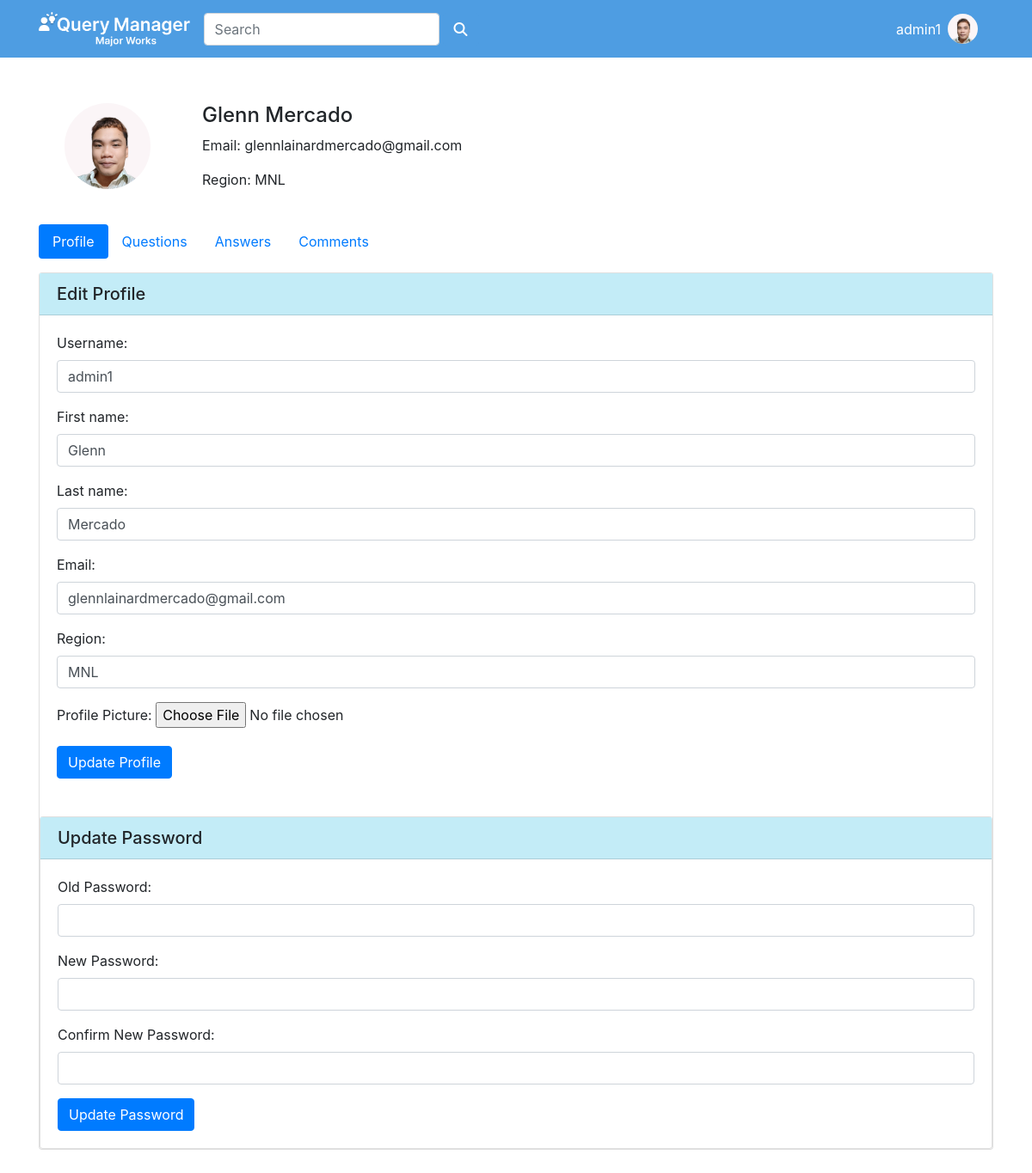
Page /QueryManager/accounts/profile/ (signed in) on the committed database.
### main/models.py (models this page shows)
class CustomUser(AbstractUser):
    region = models.CharField(max_length=200)
    email = models.EmailField(blank=False, null=False)
    profile_picture = models.ImageField(upload_to='profile_pics/', blank=True, null=True)
    history = HistoricalRecords()

### main/views.py (the view, shortened to what this page needs)
# urls.py: path('QueryManager/accounts/profile/', views.profile, name='profile'),
@login_required
def profile(request):
    quests = Question.objects.filter(user=request.user).order_by('-id')
    answers = Answer.objects.filter(user=request.user).order_by('-id')
    comments = Comment.objects.filter(user=request.user).order_by('-id')
    upvotes = UpVote.objects.filter(user=request.user).order_by('-id')
    downvotes = DownVote.objects.filter(user=request.user).order_by('-id')
    profile_form = ProfileForm(instance=request.user)
    password_form = PasswordChangeForm(user=request.user)
    return render(request, 'registration/profile.html', {
        'quests': quests,
        'answers': answers,
        'comments': comments,
        'upvotes': upvotes,
        'downvotes': downvotes,
        'profile_form': profile_form,
        'password_form': password_form,
    })

### main/forms.py
class ProfileForm(ModelForm):
    class Meta:
        model = CustomUser
        fields = ('first_name', 'last_name', 'username', 'region', 'email', 'profile_picture')
    def __init__(self, *args, **kwargs):
        super(ProfileForm, self).__init__(*args, **kwargs)
        for field_name, field in self.fields.items():
            field.widget.attrs['class'] = 'form-control'

### main/templates/registration/profile.html (shortened to what this page needs)
{% extends 'base.html' %}
{% load static %}
{% block content %}
<div class="container py-5 mt-5">
    <div class="row mb-4 mt-4">
        <div class="col-md-2 text-center">
             {% if user.profile_picture %}
                <img src="{{ user.profile_picture.url }}" alt="Profile Picture" class="img-fluid rounded-circle mb-3 profile-picture-small">
            {% else %}
                <img src="{% static 'profile_pics/default2.jpg' %}" alt="Profile Picture" class="img-fluid rounded-circle mb-3 profile-picture-small">
            {% endif %}
        </div>
        <div class="col-md-9">
            <h4>{{ user.first_name }} {{ user.last_name }}</h4>
            <p>Email: {{ user.email }}</p>
            <p>Region: {{ user.region }}</p>
        </div>
    </div>
    <ul class="nav nav-pills mb-3" id="pills-tab" role="tablist">
        <li class="nav-item" role="presentation">
            <a class="nav-link active" id="pills-profile-tab" data-toggle="pill" href="#pills-profile" role="tab"
                aria-controls="pills-profile" aria-selected="true">Profile</a>
        </li>
        <li class="nav-item" role="presentation">
            <a class="nav-link" id="pills-questions-tab" data-toggle="pill" href="#pills-questions" role="tab"
                aria-controls="pills-questions" aria-selected="false">Questions</a>
        </li>
        <li class="nav-item" role="presentation">
            <a class="nav-link" id="pills-answers-tab" data-toggle="pill" href="#pills-answers" role="tab"
                aria-controls="pills-answers" aria-selected="false">Answers</a>
        </li>
        <li class="nav-item" role="presentation">
            <a class="nav-link" id="pills-comments-tab" data-toggle="pill" href="#pills-comments" role="tab"
                aria-controls="pills-comments" aria-selected="false">Comments</a>
        </li>
    </ul>
    <div class="tab-content" id="pills-tabContent">
        <div class="tab-pane fade show active" id="pills-profile" role="tabpanel" aria-labelledby="pills-profile-tab">
            <div class="card">
                <div class="custom-card">
                    <h5 class="card-header">Edit Profile</h5>
                </div>
                <div class="card-body">
                    <form method="post" enctype="multipart/form-data">
                        <div class="form-group">
                            {{ profile_form.username.label_tag }}
                            {{ profile_form.username }}
                        </div>
                        <div class="form-group">
                            {{ profile_form.first_name.label_tag }}
                            {{ profile_form.first_name }}
                        </div>
                        <div class="form-group">
                            {{ profile_form.last_name.label_tag }}
                            {{ profile_form.last_name }}
                        </div>
                        <div class="form-group">
                            {{ profile_form.email.label_tag }}
                            {{ profile_form.email }}
                        </div>
                        <div class="form-group">
                            {{ profile_form.region.label_tag }}
                            {{ profile_form.region }}
                        </div>
                        <div class="form-group">
                            <label for="id_profile_picture">Profile Picture:</label>
                            <input type="file" name="profile_picture" id="id_profile_picture" accept="image/*">
                        </div>
                        <button type="submit" class="btn btn-primary" name="profile_form">Update Profile</button>
                    </form>
                </div>
                <div class="mt-4">
                    <div class="card">
                        <div class="custom-card">
                            <h5 class="card-header">Update Password</h5>
                        </div>
                        <div class="card-body">
                            <form method="post">
                                <div class="form-group">
                                    <label for="id_old_password">Old Password:</label>
                                    <input type="password" class="form-control" id="id_old_password" name="old_password"
                                        required>
                                </div>
                                <div class="form-group">
                                    <label for="id_new_password1">New Password:</label>
                                    <input type="password" class="form-control" id="id_new_password1"
                                        name="new_password1" required>
                                </div>
                                <div class="form-group">
                                    <label for="id_new_password2">Confirm New Password:</label>
                                    <input type="password" class="form-control" id="id_new_password2"
                                        name="new_password2" required>
                                </div>
                                <button type="submit" class="btn btn-primary" name="password_form">Update
                                    Password</button>
                            </form>
                        </div>
                    </div>
                </div>
            </div>
        </div>
    </div>
</div>
{% endblock %}

### main/templates/base.html (shortened to what this page needs)
{% load static %}
<!DOCTYPE html>
<html lang="en">
  <head>
    <link rel="stylesheet" href="{% static 'animate.min.css' %}" />
    <link rel="stylesheet" href="{% static 'custom.css' %}" />
    <link href="https://cdn.jsdelivr.net/npm/glightbox@3.0.0/dist/css/glightbox.min.css" rel="stylesheet">
    <link rel="stylesheet" href="{% static 'bootstrap.min.css' %}" />
    <link rel="stylesheet" href="https://cdnjs.cloudflare.com/ajax/libs/font-awesome/6.7.2/css/all.min.css">
    <link href="https://cdnjs.cloudflare.com/ajax/libs/toastr.js/latest/toastr.min.css" rel="stylesheet">
  </head>
  <body>
    <nav class="navbar navbar-expand-lg navbar-custom fixed-top">
      <div class="container">
        <a class="navbar-brand d-flex" href="/QueryManager/">
          <img src="{% static 'query_manager2_major.png' %}" alt="Logo" height="40"/>
        </a>
        <div class="d-flex align-items-center position-relative" style="width: 100%;">
          <form class="d-flex" action="/" id="search-form">
              <input
              type="text"
              name="q"
              id="search-input"
              class="form-control custom-search"
              placeholder="Search"
              onkeyup="showSuggestions(this.value)"
            />
            <button
              class="btn custom-button ml-1"
              type="submit"
              id="button-addon2"
            >
              <i class="fas fa-search"></i>
            </button>
          </form>
        </div>
        <div class="collapse navbar-collapse" id="navbarNav">
          <ul class="navbar-nav ml-auto gray-text">
            {% if user.is_authenticated %}
            <div class="nav-item d-flex align-items-center">
              <span class="text-white">{{ user.get_username }}</span>
              <div class="dropdown">
                <a
                  class="nav-link d-flex align-items-center"
                  id="dropdownMenu2"
                  data-toggle="dropdown"
                  aria-haspopup="true"
                  aria-expanded="false"
                  style="cursor: pointer"
                >
                  <img
                    src="{% if user.profile_picture %}
                            {{ user.profile_picture.url }}
                          {% else %}
                            {% static 'profile_pics/default2.jpg' %}
                          {% endif %}"
                    alt="Profile Picture"
                    class="rounded-circle"
                    style="width: 35px; height: 35px; margin-right: 10px"
                  />
                </a>
              </div>
            </div>
            {% endif %}
          </ul>
        </div>
      </div>
    </nav>
    {% block content %} {% endblock %}
  </body>
</html>

### main/static/custom.css (style rules this page uses)
.profile-picture-small { width: 100px; height: 100px; object-fit: cover; border-radius: 50%; overflow: hidden; }
.navbar-brand img { max-height: 100%; width: auto; }
.navbar-custom { background-color: #4e9de2; }
.navbar-custom .navbar-brand, .navbar-custom .nav-link { color: #ffffff; }
.custom-card { background-color: #CAF4FF; }
.gray-text { color: black; }
.custom-button { background-color: #4e9de2 !important; color: #ffffff !important; }
.navbar-nav.ml-auto .nav-link { color: black !important; }
.gray-text { color: #333; }

### rows in the picture
CustomUser: get_username "admin1", profile_picture (picture), first_name "Glenn", last_name "Mercado", email "glennlainardmercado@gmail.com", region "MNL", username "admin1"

### other values in the picture
{{ profile_form.username.label_tag }} "Username:"
{{ profile_form.first_name.label_tag }} "First name:"
{{ profile_form.last_name.label_tag }} "Last name:"
{{ profile_form.email.label_tag }} "Email:"
{{ profile_form.region.label_tag }} "Region:"
